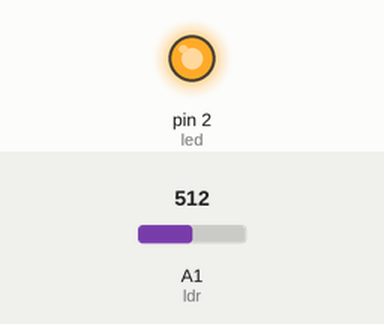
The sketch below on a simulated Arduino Uno, built with avr-gcc and run on an emulated ATmega328P. On the bench: output pins drawn as LEDs (lit = HIGH). The inputs (shaded band) are chosen by the test bench; at power-on: A1 (ldr) = 512.

Above: at 1.2 s.
1.3 s: A1 (ldr) set to 0
At 2.1 s:
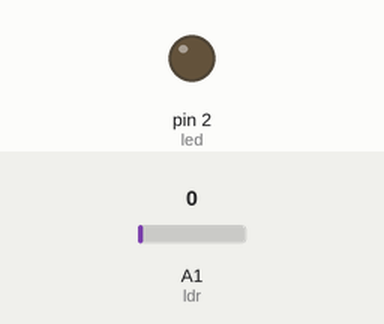
2.8 s: A1 (ldr) set to 122
At 3.3 s:
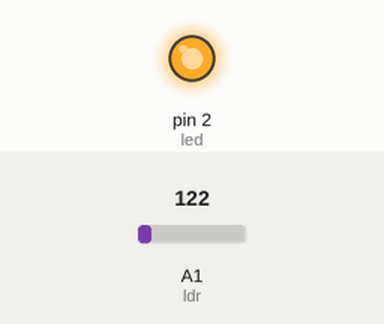
Timing chart, 0 to 5.8 s (numbered marks = the images above; inputs shaded):
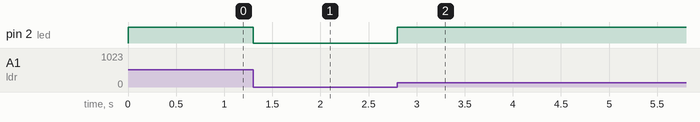

Measured:
- after the input at 1.3 s, pin 2 (led): HIGH → LOW at once
- after the input at 2.8 s, pin 2 (led): LOW → HIGH at once

The sketch:

projeto_somobot_QTI_com_led.ino
```cpp
const int ldr=1;
int led=2;

int valorldr=0;

void setup(){
  pinMode(led,OUTPUT);
}

void loop(){
  valorldr= analogRead(ldr);
  if(valorldr>0){
    digitalWrite(led,HIGH);
  }
  else{
    digitalWrite(led,LOW);
  }
}
```
